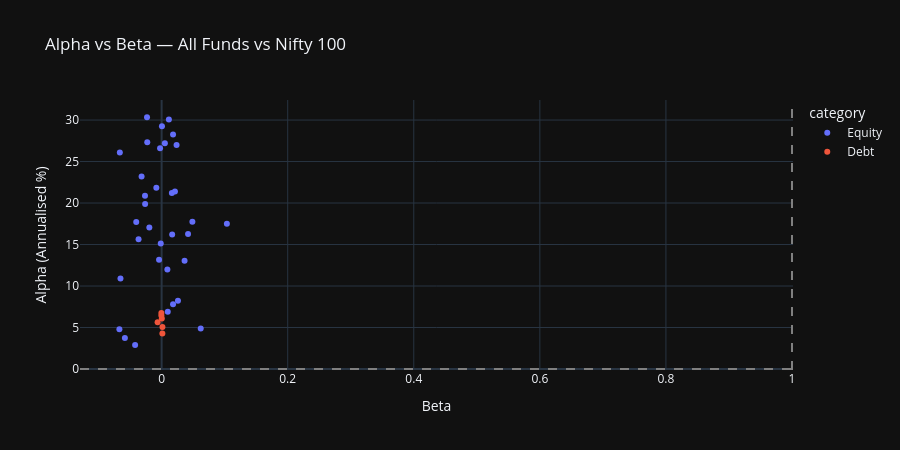

Source (notebook cell):
### Code cell
# Alpha vs Beta scatter
fig = px.scatter(
    ab_df, x='beta', y='alpha', color='category',
    hover_data=['scheme_name'],
    title='Alpha vs Beta — All Funds vs Nifty 100',
    labels={'alpha': 'Alpha (Annualised %)', 'beta': 'Beta'},
    template='plotly_dark'
)
fig.add_hline(y=0, line_dash='dash', line_color='gray')
fig.add_vline(x=1, line_dash='dash', line_color='gray')
fig.update_layout(height=450)
fig.write_image(str(REPORTS / 'perf_chart3_alpha_beta.png'))
fig.show()
print('Alpha-Beta chart saved')

### Figure 1 — Plotly figure (JSON) as saved in the notebook; plotly's stock layout.template omitted (floating-point values rounded to 4 significant figures)
{"data": [{"customdata": [["SBI Small Cap Fund - Regular Plan - Growth"], ["DSP Small Cap Fund - Regular - Growth"], ["ICICI Pru Midcap Fund - Regular - Growth"], ["Mirae Asset Tax Saver Fund - Regular - Growth"], ["Kotak Flexicap Fund - Regular - Growth"], ["HDFC Mid-Cap Opportunities Fund - Regular - Growth"], ["Mirae Asset Large Cap Fund - Regular - Growth"], ["DSP Midcap Fund - Regular - Growth"], ["Axis Midcap Fund - Regular - Growth"], ["SBI Bluechip Fund - Regular Plan - Growth"], ["Nippon India Large Cap Fund - Regular - Growth"], ["ABSL Frontline Equity Fund - Regular - Growth"], ["ICICI Pru Bluechip Fund - Direct - Growth"], ["Mirae Asset Emerging Bluechip Fund - Regular - Growth"], ["SBI Bluechip Fund - Direct Plan - Growth"], ["HDFC Top 100 Fund - Direct Plan - Growth"], ["ICICI Pru Bluechip Fund - Regular - Growth"], ["Nippon India Small Cap Fund - Regular - Growth"], ["UTI Nifty 50 Index Fund - Regular - Growth"], ["ICICI Pru Value Discovery Fund - Regular - Growth"], ["UTI Flexi Cap Fund - Regular - Growth"], ["Nippon India Large Cap Fund - Direct - Growth"], ["Nippon India ETF Nifty 50 BeES"], ["DSP Top 100 Equity Fund - Regular - Growth"], ["Kotak Bluechip Fund - Regular - Growth"], ["HDFC Mid-Cap Opportunities Fund - Direct - Growth"], ["ABSL Small Cap Fund - Regular - Growth"], ["Axis Bluechip Fund - Direct - Growth"], ["Kotak Emerging Equity Fund - Regular - Growth"], ["Axis Bluechip Fund - Regular - Growth"], ["SBI Small Cap Fund - Direct Plan - Growth"], ["Axis Small Cap Fund - Regular - Growth"], ["HDFC Top 100 Fund - Regular Plan - Growth"], ["UTI Mid Cap Fund - Regular - Growth"]], "hovertemplate": "category=Equity<br>Beta=%{x}<br>Alpha (Annualised %)=%{y}<br>scheme_name=%{customdata[0]}<extra></extra>", "legendgroup": "Equity", "marker": {"color": "#636efa", "symbol": "circle"}, "mode": "markers", "name": "Equity", "orientation": "v", "showlegend": true, "type": "scatter", "x": [-0.0232, 0.0115, 0.0005, 0.0181, -0.0228, 0.0051, 0.0237, -0.0025, -0.0663, -0.0318, -0.0084, 0.0211, 0.0162, -0.0264, -0.0262, 0.0488, -0.0403, 0.1035, -0.0195, 0.0419, 0.0167, -0.0366, -0.0014, -0.0041, 0.0364, 0.0091, -0.0653, 0.0259, 0.0181, 0.0097, 0.062, -0.067, -0.0583, -0.0421], "xaxis": "x", "y": [30.34, 30.06, 29.26, 28.27, 27.33, 27.2, 26.98, 26.6, 26.08, 23.2, 21.83, 21.4, 21.19, 20.87, 19.87, 17.73, 17.7, 17.5, 17.05, 16.25, 16.21, 15.64, 15.14, 13.17, 13.04, 11.99, 10.9, 8.233, 7.804, 6.899, 4.882, 4.802, 3.748, 2.897], "yaxis": "y"}, {"customdata": [["ICICI Pru Liquid Fund - Regular - Growth"], ["Kotak Liquid Fund - Regular - Growth"], ["ABSL Liquid Fund - Regular - Growth"], ["SBI Magnum Gilt Fund - Regular Plan - Growth"], ["Nippon India Gilt Securities Fund - Regular - Growth"], ["HDFC Short Term Debt Fund - Regular - Growth"]], "hovertemplate": "category=Debt<br>Beta=%{x}<br>Alpha (Annualised %)=%{y}<br>scheme_name=%{customdata[0]}<extra></extra>", "legendgroup": "Debt", "marker": {"color": "#EF553B", "symbol": "circle"}, "mode": "markers", "name": "Debt", "orientation": "v", "showlegend": true, "type": "scatter", "x": [-0.0004, -0.0004, 0.0003, -0.0064, 0.0013, 0.0012], "xaxis": "x", "y": [6.746, 6.456, 6.086, 5.621, 5.075, 4.282], "yaxis": "y"}], "layout": {"height": 450, "legend": {"title": {"text": "category"}, "tracegroupgap": 0}, "shapes": [{"line": {"color": "gray", "dash": "dash"}, "type": "line", "x0": 0, "x1": 1, "xref": "x domain", "y0": 0, "y1": 0, "yref": "y"}, {"line": {"color": "gray", "dash": "dash"}, "type": "line", "x0": 1, "x1": 1, "xref": "x", "y0": 0, "y1": 1, "yref": "y domain"}], "title": {"text": "Alpha vs Beta — All Funds vs Nifty 100"}, "xaxis": {"anchor": "y", "domain": [0, 1], "title": {"text": "Beta"}}, "yaxis": {"anchor": "x", "domain": [0, 1], "title": {"text": "Alpha (Annualised %)"}}}}
